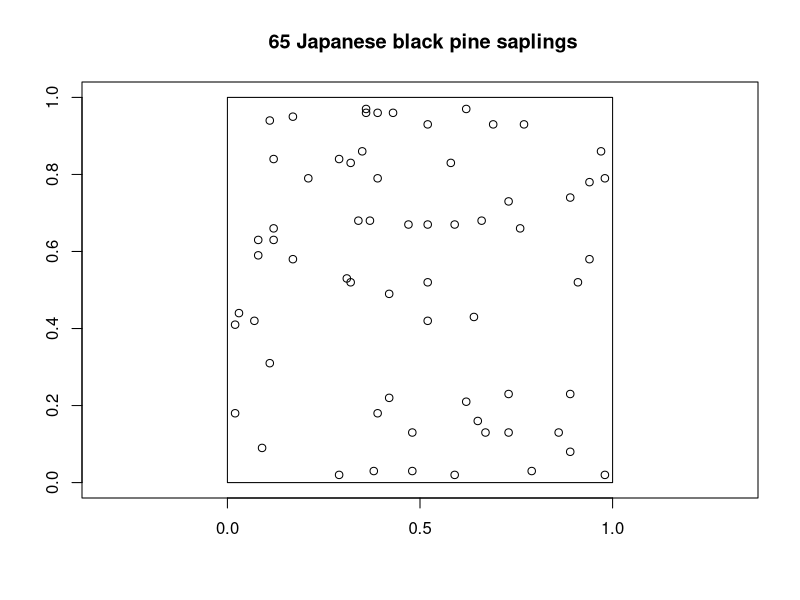
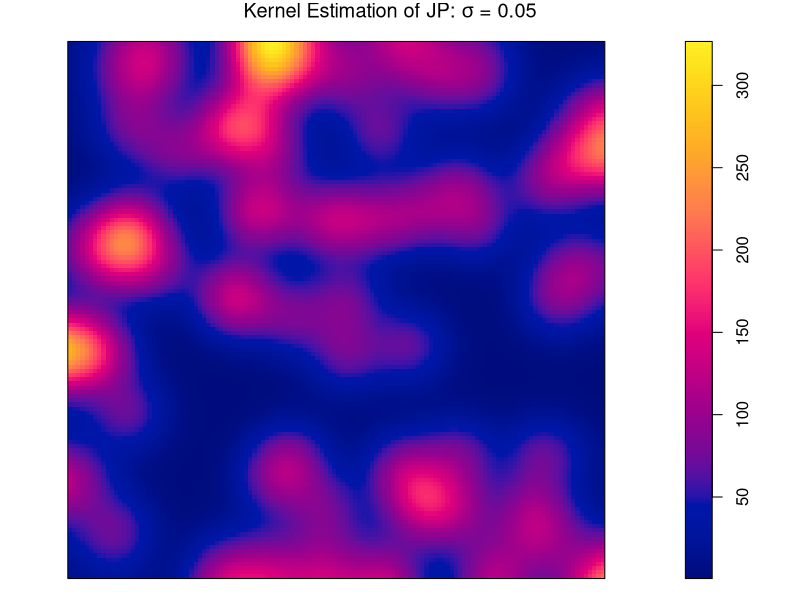
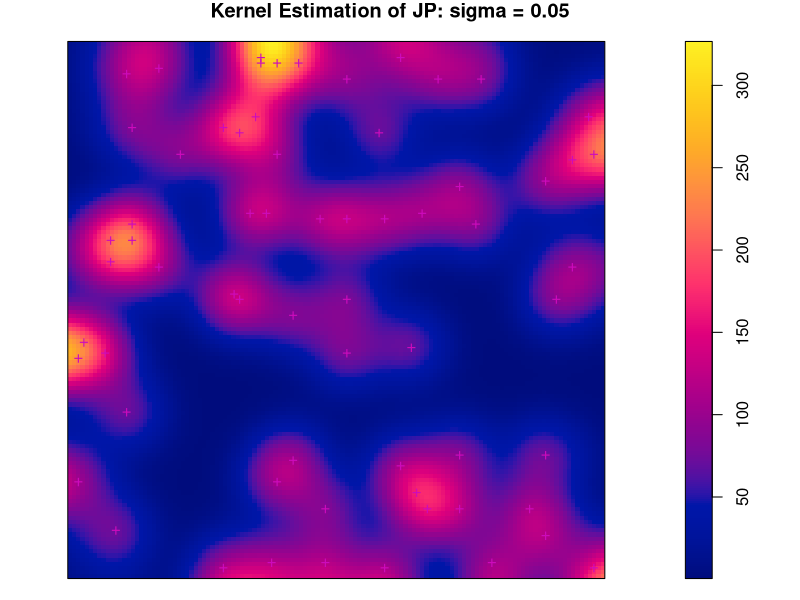
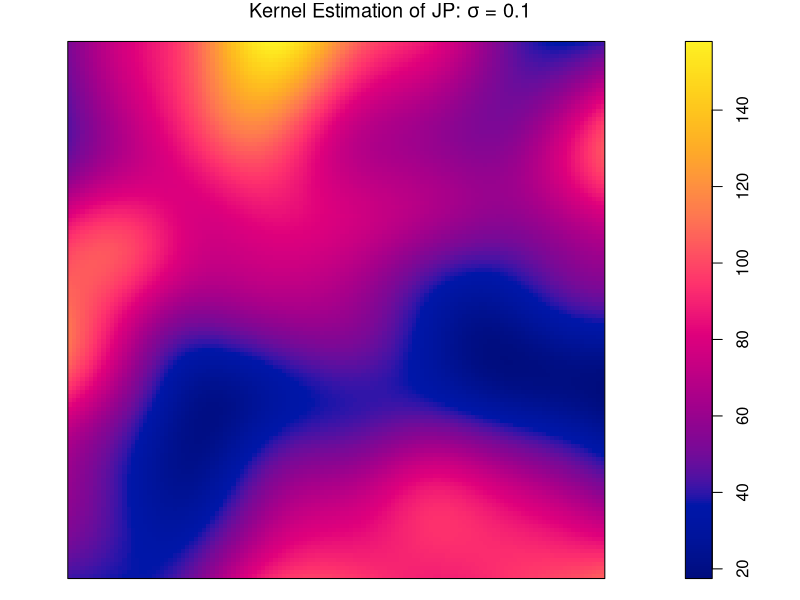
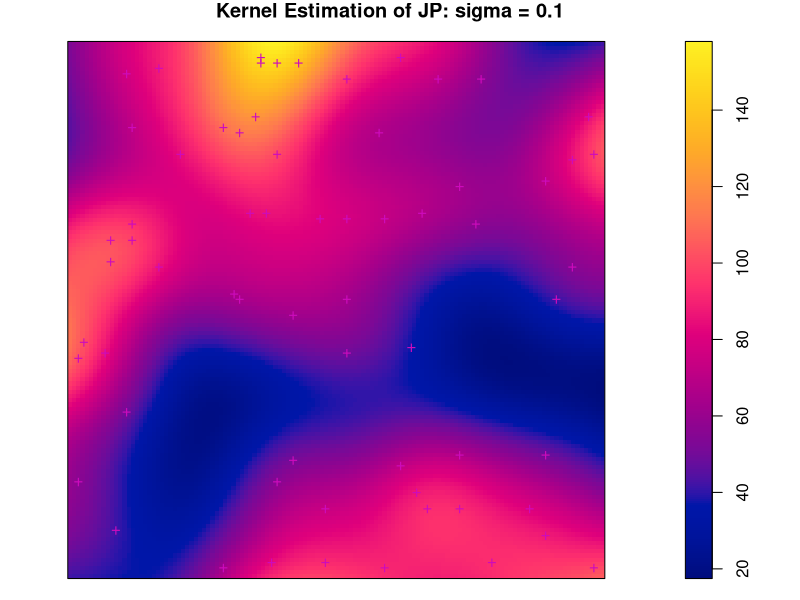
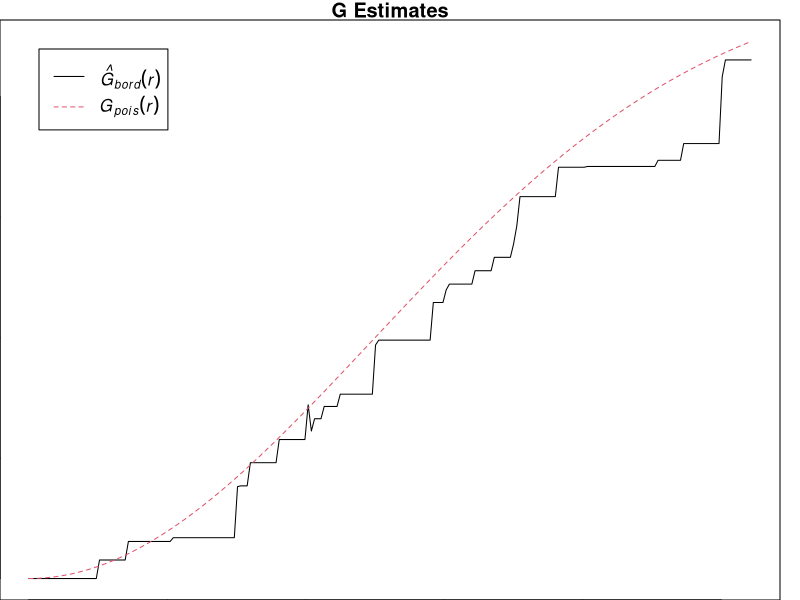
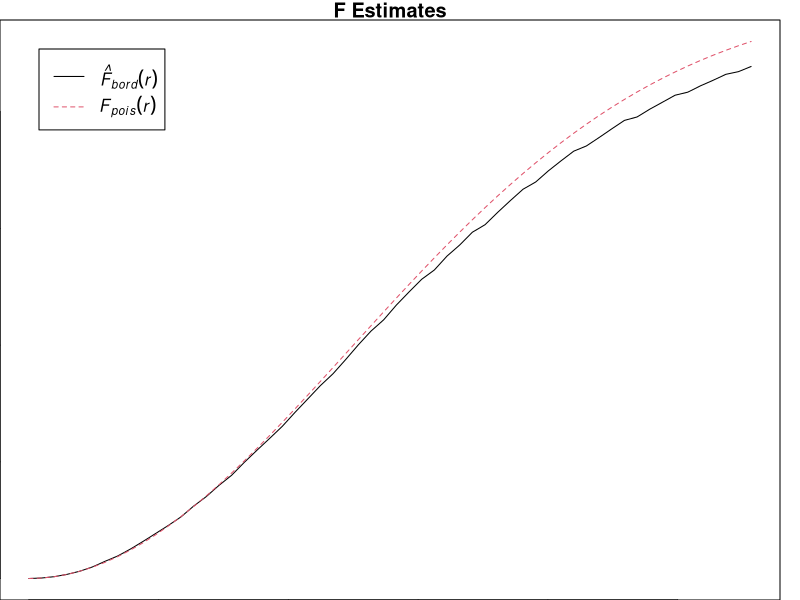
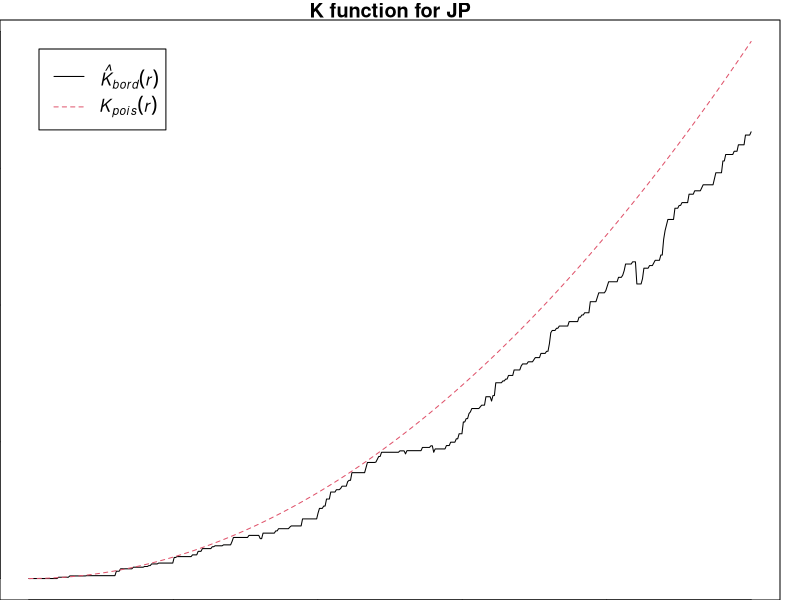

These figures' R source, in order:
# 1. Load the R Packages
library(spatstat)
?spatstat
rm(list=ls())

# 2. Exploratory analysis of spatial point patterns
data(japanesepines)
jp = japanesepines
class(jp)
summary(jp)
plot(jp,axes=T,main=" 65 Japanese black pine saplings")

# 2.1 First-order effect 
## kernel estimation (sigma = 0.05)
?density.ppp
jp.Z.05 = density.ppp(jp, 0.05)
par(mar=c(0,0,1,1)) # set plot margin
tl.05 = expression(paste("Kernel Estimation of JP: ", sigma, " = 0.05"))
plot(jp.Z.05, main = tl.05)
plot(jp.Z.05, main="Kernel Estimation of JP: sigma = 0.05")
points(jp, pch="+", col="6")

## kernel estimation (sigma = 0.1)
jp.Z.1 = density.ppp(jp, 0.1)
tl.1 = expression(paste("Kernel Estimation of JP: ", sigma, " = 0.1"))
plot(jp.Z.1, main=tl.1)
plot(jp.Z.1, main="Kernel Estimation of JP: sigma = 0.1")
points(jp, pch="+", col="6")

# 2.2 Second-order effect
## nearest neighbor distances (event-to-nearest-event distances)
jp.ghat = Gest(jp)
g.max = max(jp.ghat$r)
plot(jp.ghat, cbind(rs,theo)~r, main="G Estimates", 
     xlab="r", ylab="G(r)")

## nearest neighbor distances (point-to-nearest-event distances)
jp.fhat = Fest(jp)
f.max = max(jp.fhat$r)
plot(jp.fhat, cbind(rs,theo)~r, main="F Estimates",
     xlab="r", ylab="F(r)")

## K function
?Kest
jp.khat = Kest(jp)
plot(jp.khat, cbind(border, theo)~r, main="K function for JP")

## L function
plot(jp.khat, sqrt(border/pi)-r ~ r, ylab="L(r)",
       main="L function for JP")
abline(h=0, lty=2, col="red")

# 3. Hypothesis testing of spatial point patterns
# 3.1 Simulating CSR
?runifpoint
N = 65 # number of points to generate
r1 = runifpoint(N) #Generate N uniform random points
par(mar=c(0,0,0,0)) # set plot margin
plot(r1, pch="+", main="65 points under CSR")

# 3.2 Testing CSR using nearest neighbor distances and Monte Carlo simulation
## plot Ghat
ghat.env = function(n, s, r, win=owin(c(0,1),c(0,1)))
{
  hold = matrix(0, s, length(r))
  for(i in 1:s)
  {
    hold[i,] = Gest(runifpoint(n, win=win), r=r)$rs
  }
  mn = apply(hold, 2, mean)
  Up = apply(hold, 2, max)
  Down = apply(hold, 2, min)
  return(data.frame(mn, Up, Down))
}
jp.ghat = Gest(jp)
jp.win = window(jp)
plot(jp.ghat, rs~r, main="G estimates")
jp.genv = ghat.env(n=jp$n, s=100, r=jp.ghat$r, win=jp.win)
lines(jp.ghat$r, jp.genv$Up, lty=5, col=2)
lines(jp.ghat$r, jp.genv$Down, lty=5, col=3)

## plot Fhat
fhat.env = function(n, s, r, win=owin(c(0,1),c(0,1)))
{
  hold = matrix(0, s, length(r))
  for(i in 1:s)
  {
    hold[i,] = Fest(runifpoint(n, win=win), r=r)$rs
  }
  mn = apply(hold, 2, mean)
  Up = apply(hold, 2, max)
  Down = apply(hold, 2, min)
  return(data.frame(mn, Up, Down))
}
jp.fhat = Fest(jp)
jp.win = window(jp)
jp.fenv = fhat.env(n=jp$n, s=100, r=jp.fhat$r, jp.win)
plot(jp.fhat,rs~r, main="F estimates")
lines(jp.fhat$r, jp.fenv$Up, lty=5, col=2)
lines(jp.fhat$r, jp.fenv$Down, lty=5, col=3)

## plot Khat
khat.env = function(n, s, r, win=owin(c(0,1),c(0,1)))
{
  hold = matrix(0, s, length(r))
  for(i in 1:s)
  {
    hold[i,] = Kest(runifpoint(n, win=win), r=r)$border
  }
  mn = apply(hold, 2, mean)
  Up = apply(hold, 2, max)
  Down = apply(hold, 2, min)
  return(data.frame(mn, Up, Down))
}
jp.khat = Kest(jp)
jp.win = window(jp)
jp.kenv = khat.env(n=jp$n, s=100, r=jp.khat$r, jp.win)
plot(jp.khat, border~r, main="K function for JP")
lines(jp.khat$r, jp.kenv$Up, lty=5, col=2)
lines(jp.khat$r, jp.kenv$Down, lty=5, col=3)

# 4. Conduct point pattern analysis with another dataset
# 4.1 redwood dataset
data(redwood)
rw = redwood
?redwood
summary(redwood)

## kernel estimation (sigma = 0.05)
?density.ppp
rw.Z.05 = density.ppp(rw, 0.05)
par(mar=c(0,0,1,1)) # set plot margin
tl.05 = expression(paste("Kernel Estimation of RW: ", sigma, " = 0.05"))
plot(rw.Z.05, main = tl.05)
plot(rw.Z.05, main="Kernel Estimation of RW: sigma = 0.05")
points(rw, pch="+", col="6")

## kernel estimation (sigma = 0.1)
rw.Z.1 = density.ppp(rw, 0.1)
tl.1 = expression(paste("Kernel Estimation of RW: ", sigma, " = 0.1"))
plot(rw.Z.1, main=tl.1)
plot(rw.Z.1, main="Kernel Estimation of RW: sigma = 0.1")
points(rw, pch="+", col="6")
